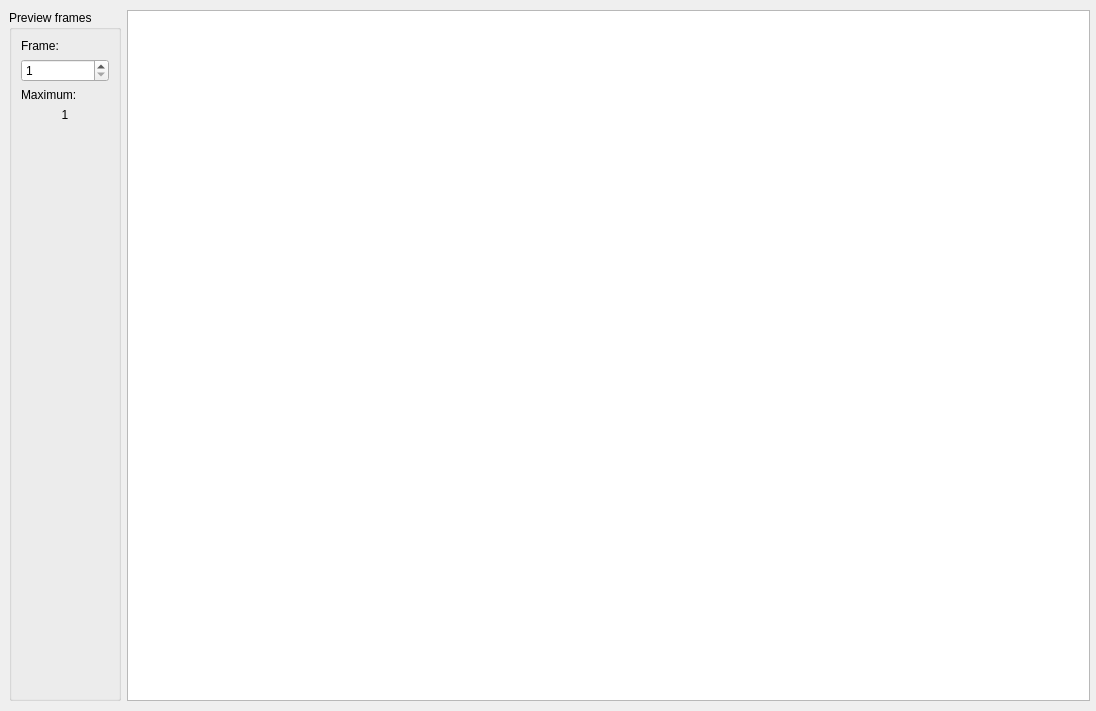
<?xml version="1.0" encoding="UTF-8"?>
<ui version="4.0">
 <class>PreviewFramesDialog</class>
 <widget class="QDialog" name="PreviewFramesDialog">
  <property name="geometry">
   <rect>
    <x>0</x>
    <y>0</y>
    <width>1096</width>
    <height>711</height>
   </rect>
  </property>
  <property name="windowTitle">
   <string>Dialog</string>
  </property>
  <widget class="QWidget" name="layoutWidget">
   <property name="geometry">
    <rect>
     <x>9</x>
     <y>10</y>
     <width>1081</width>
     <height>691</height>
    </rect>
   </property>
   <layout class="QHBoxLayout" name="horizontalLayout">
    <item>
     <widget class="QGroupBox" name="groupBox">
      <property name="title">
       <string>Preview frames</string>
      </property>
      <layout class="QVBoxLayout" name="verticalLayout">
       <item>
        <widget class="QLabel" name="labFrame">
         <property name="text">
          <string>Frame:</string>
         </property>
        </widget>
       </item>
       <item>
        <widget class="QSpinBox" name="frameSpinBox">
         <property name="minimum">
          <number>1</number>
         </property>
         <property name="maximum">
          <number>100</number>
         </property>
         <property name="value">
          <number>1</number>
         </property>
        </widget>
       </item>
       <item>
        <widget class="QLabel" name="labMax">
         <property name="text">
          <string>Maximum:</string>
         </property>
        </widget>
       </item>
       <item>
        <widget class="QLabel" name="labMaxNum">
         <property name="text">
          <string>1</string>
         </property>
         <property name="alignment">
          <set>Qt::AlignCenter</set>
         </property>
        </widget>
       </item>
       <item>
        <spacer name="verticalSpacer">
         <property name="orientation">
          <enum>Qt::Vertical</enum>
         </property>
         <property name="sizeHint" stdset="0">
          <size>
           <width>20</width>
           <height>529</height>
          </size>
         </property>
        </spacer>
       </item>
      </layout>
     </widget>
    </item>
    <item>
     <widget class="QGraphicsView" name="graphicsView"/>
    </item>
   </layout>
  </widget>
 </widget>
 <resources/>
 <connections/>
</ui>
